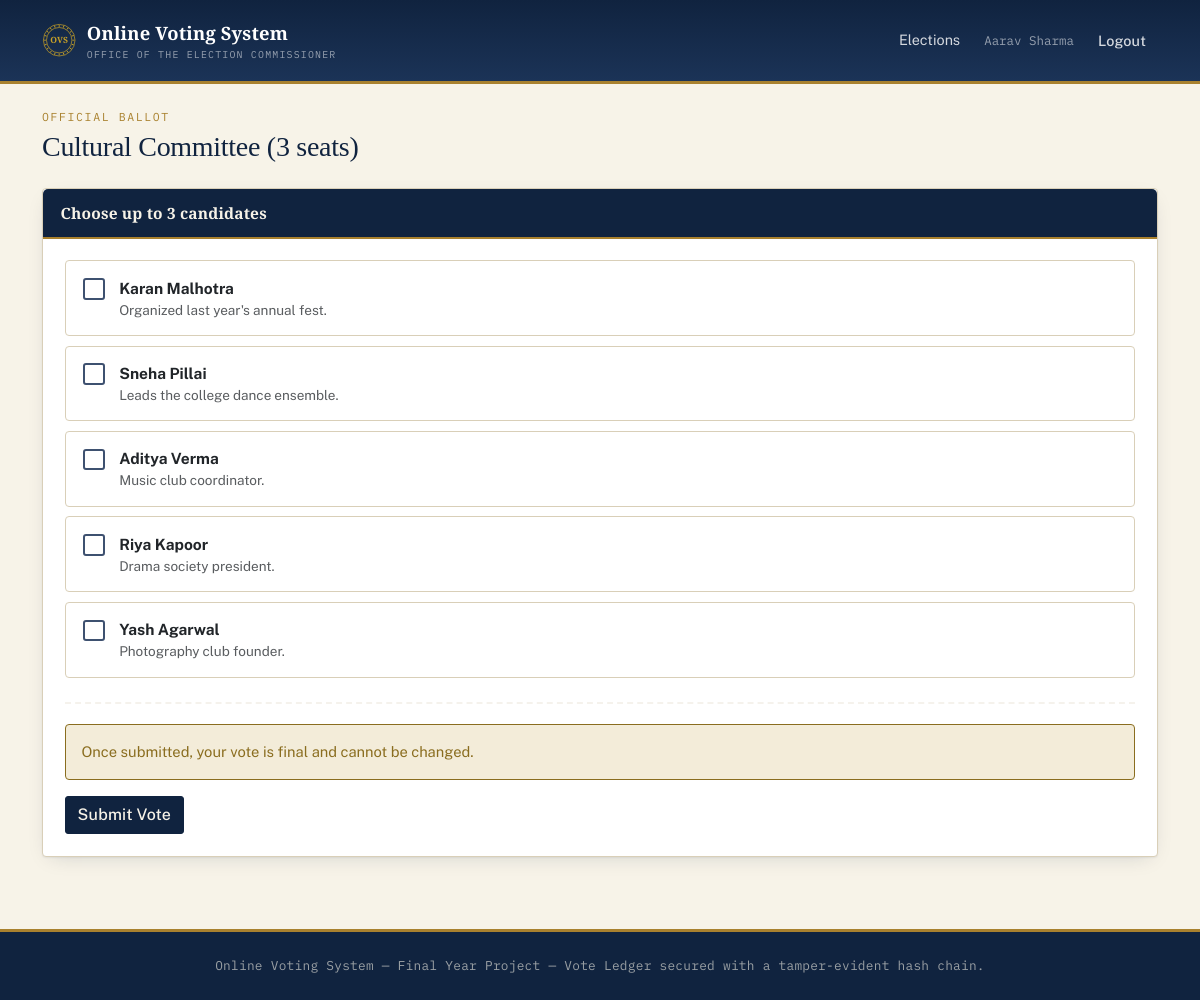
The page /voter/elections/2/ballot (signed in) on the database its author committed.
### tables this page shows
CREATE TABLE users (
    id INT AUTO_INCREMENT PRIMARY KEY,
    name VARCHAR(150) NOT NULL,
    email VARCHAR(190) NOT NULL UNIQUE,
    voter_code VARCHAR(50) NULL UNIQUE,
    password_hash VARCHAR(255) NULL,
    role ENUM('admin', 'voter') NOT NULL DEFAULT 'voter',
    status ENUM('pending', 'approved', 'rejected') NOT NULL DEFAULT 'approved',
    source ENUM('seed', 'bulk_import', 'self_registered', 'admin_manual') NOT NULL DEFAULT 'self_registered',
    reset_token VARCHAR(64) NULL,
    reset_token_expires_at DATETIME NULL,
    created_at TIMESTAMP NOT NULL DEFAULT CURRENT_TIMESTAMP,
    updated_at TIMESTAMP NOT NULL DEFAULT CURRENT_TIMESTAMP ON UPDATE CURRENT_TIMESTAMP
);

CREATE TABLE elections (
    id INT AUTO_INCREMENT PRIMARY KEY,
    title VARCHAR(200) NOT NULL,
    description TEXT NULL,
    format ENUM('fptp', 'select_n') NOT NULL DEFAULT 'fptp',
    select_n INT NULL,
    starts_at DATETIME NOT NULL,
    ends_at DATETIME NOT NULL,
    closed_manually_at DATETIME NULL,
    results_published TINYINT(1) NOT NULL DEFAULT 0,
    created_by INT NULL,
    created_at TIMESTAMP NOT NULL DEFAULT CURRENT_TIMESTAMP,
    updated_at TIMESTAMP NOT NULL DEFAULT CURRENT_TIMESTAMP ON UPDATE CURRENT_TIMESTAMP,
    CONSTRAINT fk_elections_created_by FOREIGN KEY (created_by) REFERENCES users(id) ON DELETE SET NULL
);

CREATE TABLE candidates (
    id INT AUTO_INCREMENT PRIMARY KEY,
    election_id INT NOT NULL,
    name VARCHAR(150) NOT NULL,
    bio TEXT NULL,
    photo_path VARCHAR(255) NULL,
    created_at TIMESTAMP NOT NULL DEFAULT CURRENT_TIMESTAMP,
    CONSTRAINT fk_candidates_election FOREIGN KEY (election_id) REFERENCES elections(id) ON DELETE CASCADE
);

### config/app/views/voter/ballot.php (the view, shortened to what the rows shown need)
<p class="eyebrow mb-1">Official Ballot</p>
<h1 class="h3 mb-4"><?= htmlspecialchars($election['title'], ENT_QUOTES) ?></h1>
<div class="card card-ovs">
    <div class="card-header">
        <?= $election['format'] === 'fptp' ? 'Choose one candidate' : 'Choose up to ' . $election['select_n'] . ' candidates' ?>
    </div>
    <div class="card-body">
        <form method="post" action="<?= Router::url('/voter/elections/' . $election['id'] . '/ballot') ?>" id="ballot-form">
            <?php foreach ($candidates as $candidate): ?>
                <label class="ballot-row" for="c<?= $candidate['id'] ?>">
                    <?php if ($election['format'] === 'fptp'): ?>
                        <input type="radio" name="candidate_id" id="c<?= $candidate['id'] ?>" value="<?= $candidate['id'] ?>" required>
                    <?php else: ?>
                        <input type="checkbox" class="select-n-choice" name="candidate_ids[]" id="c<?= $candidate['id'] ?>" value="<?= $candidate['id'] ?>">
                    <?php endif; ?>
                    <span>
                        <strong><?= htmlspecialchars($candidate['name'], ENT_QUOTES) ?></strong>
                        <div class="small text-muted"><?= htmlspecialchars($candidate['bio'] ?? '', ENT_QUOTES) ?></div>
                    </span>
                </label>
            <?php endforeach; ?>
            <hr class="ballot-submit-rule">
            <div class="alert alert-warning">Once submitted, your vote is final and cannot be changed.</div>
            <button type="submit" class="btn btn-ovs">Submit Vote</button>
        </form>
    </div>
</div>

### core/Router.php (shortened to what the rows shown need)
<?php
class Router
{
    private array $routes = ['GET' => [], 'POST' => []];
    private static string $basePath = '';
    public static function setBasePath(string $path): void
    {
        self::$basePath = rtrim($path, '/');
    }
    public static function url(string $path = ''): string
    {
        return self::$basePath . $path;
    }
    public function get(string $pattern, array $handler): void
    {
        $this->routes['GET'][$pattern] = $handler;
    }
    public function post(string $pattern, array $handler): void
    {
        $this->routes['POST'][$pattern] = $handler;
    }
    public function dispatch(string $method, string $uri): void
    {
        $path = parse_url($uri, PHP_URL_PATH) ?? '/';
        $path = rtrim($path, '/');
        foreach ($this->routes[$method] ?? [] as $pattern => $handler) {
            $params = $this->match($pattern, $path);
            if ($params !== null) {
                [$controllerClass, $action] = $handler;
                $controller = new $controllerClass();
                call_user_func_array([$controller, $action], $params);
                return;
            }
        }
    }
    private function match(string $pattern, string $path): ?array
    {
        $regex = preg_replace('#\{[a-zA-Z_]+\}#', '([^/]+)', $pattern);
        $regex = rtrim($regex, '/');
        if ($regex === '') {
            $regex = '/';
        }
        if (!preg_match('#^' . $regex . '$#', $path, $matches)) {
            return null;
        }
        array_shift($matches);
        return $matches;
    }
}

### config/app/views/partials/header.php (shortened to what the rows shown need)
<?php
$currentUser = Auth::user();
?>
<!doctype html>
<html lang="en">
<head>
    <link href="https://cdn.jsdelivr.net/npm/bootstrap@5.3.3/dist/css/bootstrap.min.css" rel="stylesheet">
    <link href="<?= Router::url('/assets/css/style.css') ?>" rel="stylesheet">
</head>
<body>
<nav class="navbar navbar-expand-lg navbar-ovs">
    <div class="container">
        <a class="navbar-brand d-flex align-items-center" href="<?= Router::url($currentUser ? ($currentUser['role'] === 'admin' ? '/admin/dashboard' : '/voter/dashboard') : '/login') ?>">
            <?php $sealSize = '2.15rem'; $sealTone = 'brass'; include __DIR__ . '/seal.php'; ?>
            <span>
                Online Voting System
                <small>Office of the Election Commissioner</small>
            </span>
        </a>
        <div class="collapse navbar-collapse">
            <ul class="navbar-nav ms-auto align-items-lg-center">
                <?php if ($currentUser && $currentUser['role'] === 'admin'): ?>
                    <li class="nav-item"><a class="nav-link" href="<?= Router::url('/admin/dashboard') ?>">Dashboard</a></li>
                    <li class="nav-item"><a class="nav-link" href="<?= Router::url('/admin/elections') ?>">Elections</a></li>
                    <li class="nav-item"><a class="nav-link" href="<?= Router::url('/admin/voters') ?>">Voters</a></li>
                    <li class="nav-item"><a class="nav-link" href="<?= Router::url('/admin/ledger') ?>">Ledger</a></li>
                    <li class="nav-item"><a class="nav-link" href="<?= Router::url('/admin/audit-log') ?>">Audit Log</a></li>
                <?php elseif ($currentUser): ?>
                    <li class="nav-item"><a class="nav-link" href="<?= Router::url('/voter/dashboard') ?>">Elections</a></li>
                <?php endif; ?>
                <?php if ($currentUser): ?>
                    <li class="nav-item"><span class="nav-link text-white-50"><?= htmlspecialchars($currentUser['name'], ENT_QUOTES) ?></span></li>
                    <li class="nav-item">
                        <form method="post" action="<?= Router::url('/logout') ?>" class="d-inline">
                            <button type="submit" class="btn btn-link nav-link" style="border:0;">Logout</button>
                        </form>
                    </li>
                <?php else: ?>
                    <li class="nav-item"><a class="nav-link" href="<?= Router::url('/login') ?>">Login</a></li>
                <?php endif; ?>
            </ul>
        </div>
    </div>
</nav>
<div class="container py-4">

### rows shown on the page
users: name "Aarav Sharma"
elections: title "Cultural Committee (3 seats)", select_n "3"
candidates: name "Karan Malhotra", bio "Organized last year's annual fest."
candidates: name "Sneha Pillai", bio "Leads the college dance ensemble."
candidates: name "Aditya Verma", bio "Music club coordinator."
candidates: name "Riya Kapoor", bio "Drama society president."
candidates: name "Yash Agarwal", bio "Photography club founder."
